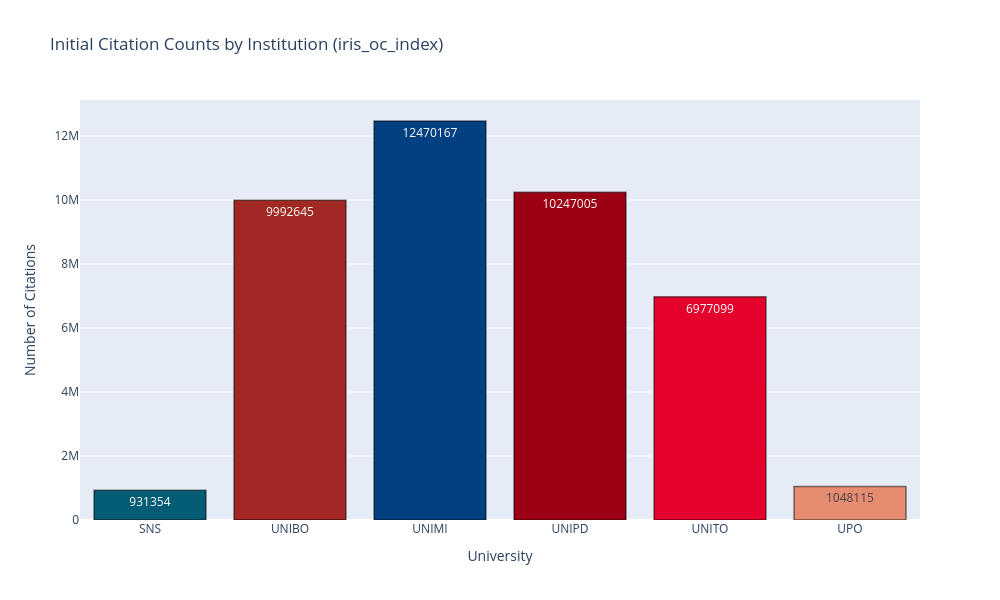

Notebook code for this chart:
### Markdown cell above
The input dataset we used for our research was a dataset which intergrated the research publication data from 6 IRIS institutions with the index and meta data from Open Citation.

### Code cell
import json
import plotly.graph_objects as go

# Load the JSON data
with open('bloom/disciplinary_flow/iris_data_summary.json', 'r') as f:
    data = json.load(f)

# University colors
uni_colors = {
    "SNS": "035B74",
    "UNIBO": "A22823",
    "UNIMI": "034082",
    "UNIPD": "9C0014",
    "UNITO": "E4022D",
    "UPO": "E58C71"
}

# Extract university names and iris_oc_index values
universities = [item['university'] for item in data]
iris_counts = [item['iris_oc_index'] for item in data]
bar_colors = [f"#{uni_colors[uni]}" for uni in universities]

# Create bar chart
fig = go.Figure(data=[
    go.Bar(
        x=universities,
        y=iris_counts,
        text=iris_counts,
        textposition='auto',
        marker=dict(
            color=bar_colors,
            line=dict(color='rgba(0, 0, 0, 0.5)', width=1.5)
        )
    )
])

fig.update_layout(
    title="Initial Citation Counts by Institution (iris_oc_index)",
    xaxis_title="University",
    yaxis_title="Number of Citations",
    font=dict(size=12),
    height=600,
    width=1000,
    hovermode='x unified'
)

fig.show()

### Figure 1 — Plotly figure (JSON) as saved in the notebook; plotly's stock layout.template omitted (floating-point values rounded to 4 significant figures)
{"data": [{"marker": {"color": ["#035B74", "#A22823", "#034082", "#9C0014", "#E4022D", "#E58C71"], "line": {"color": "rgba(0, 0, 0, 0.5)", "width": 1.5}}, "text": ["931354", "9992645", "12470167", "10247005", "6977099", "1048115"], "textposition": "auto", "type": "bar", "x": ["SNS", "UNIBO", "UNIMI", "UNIPD", "UNITO", "UPO"], "y": [931354, 9992645, 12470167, 10247005, 6977099, 1048115]}], "layout": {"font": {"size": 12}, "height": 600, "hovermode": "x unified", "title": {"text": "Initial Citation Counts by Institution (iris_oc_index)"}, "width": 1000, "xaxis": {"title": {"text": "University"}}, "yaxis": {"title": {"text": "Number of Citations"}}}}
